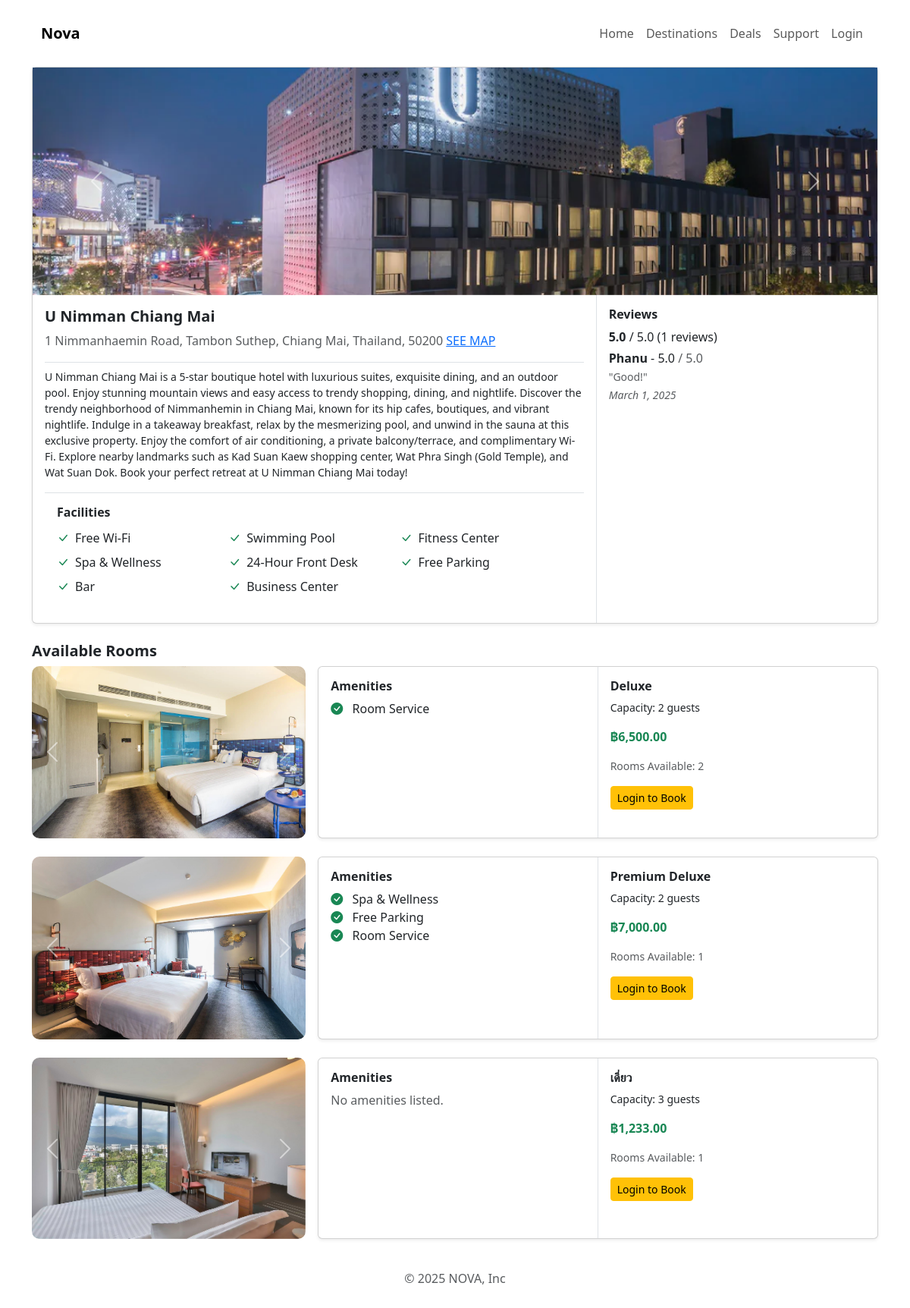
/views/hotel-details.php?hotel_id=3, run on an earlier commit of the app's database.
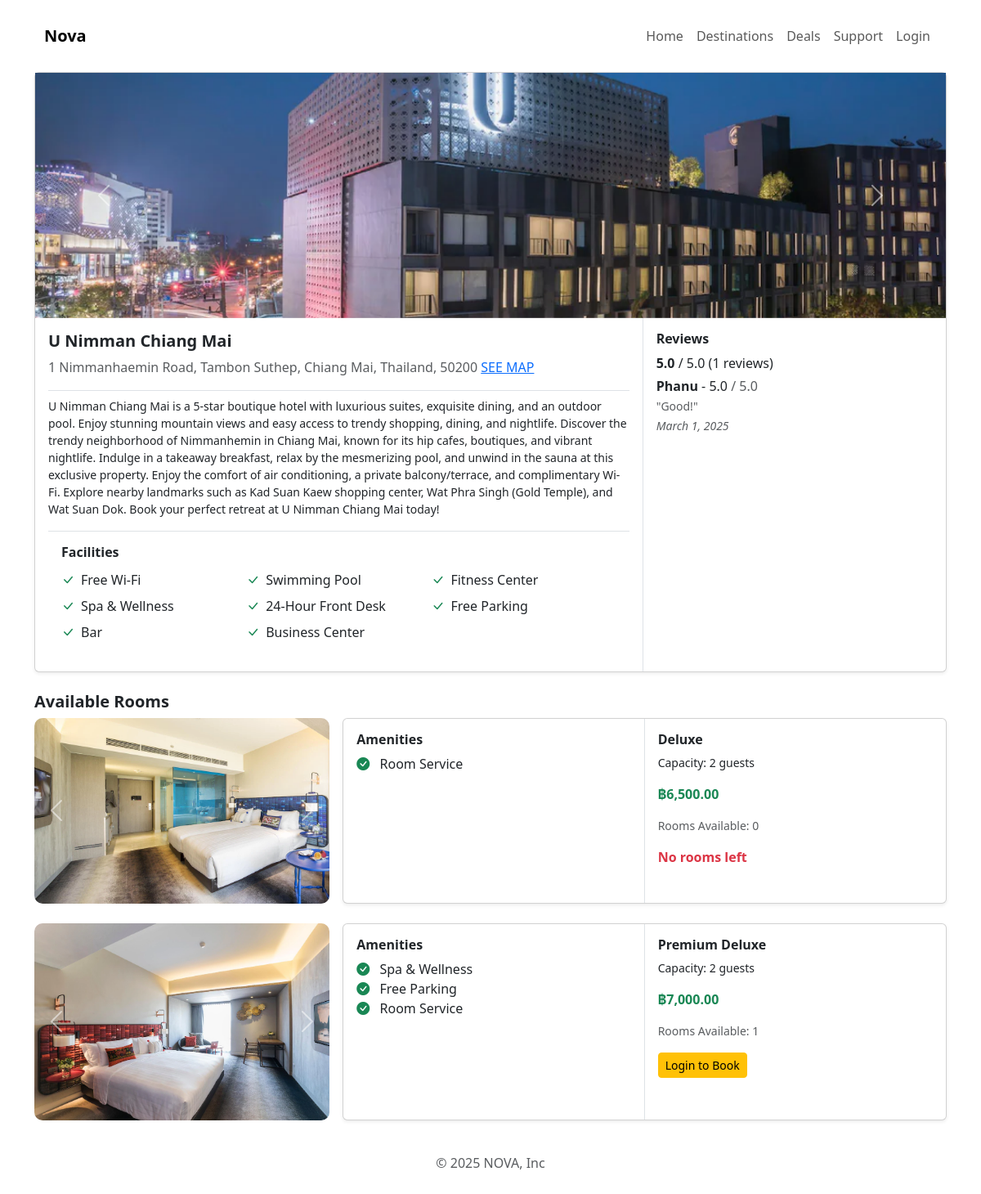
And on a later commit of the database.
### tables this page shows
CREATE TABLE `reviews` (
  `id` int(11) NOT NULL,
  `hotel_id` int(11) NOT NULL,
  `user_id` int(11) NOT NULL,
  `rating` decimal(2,1) DEFAULT NULL CHECK (`rating` between 1.0 and 5.0),
  `review_text` text DEFAULT NULL,
  `created_at` timestamp NOT NULL DEFAULT current_timestamp()
);

CREATE TABLE `users` (
  `id` int(11) NOT NULL,
  `name` varchar(100) NOT NULL,
  `email` varchar(150) NOT NULL,
  `password` varchar(255) NOT NULL,
  `phone` varchar(20) DEFAULT NULL,
  `created_at` timestamp NOT NULL DEFAULT current_timestamp(),
  `role` enum('admin','hotel_owner','user') NOT NULL DEFAULT 'user'
);

CREATE TABLE `room_types` (
  `id` int(11) NOT NULL,
  `hotel_id` int(11) NOT NULL,
  `name` varchar(100) NOT NULL,
  `description` text DEFAULT NULL,
  `capacity` int(11) DEFAULT 2,
  `base_price` decimal(10,2) NOT NULL,
  `created_at` timestamp NOT NULL DEFAULT current_timestamp()
);

### partials/room-query.php (called while the page is built)
<?php
$hotel_id = isset($_GET["hotel_id"]) ? intval($_GET["hotel_id"]) : 0;
if ($hotel_id > 0) {
    $stmt = $pdo->prepare("
        SELECT
            rt.id, rt.name, rt.capacity, rt.base_price,
            (SELECT COUNT(*) FROM rooms r WHERE r.room_type_id = rt.id AND r.status = 'available') AS available_rooms,
            COALESCE(
                (SELECT (rt.base_price - (rt.base_price * (d.discount_percentage / 100)))
                 FROM discounts d
                 WHERE d.hotel_id = rt.hotel_id
                 AND d.room_type_id = rt.id
                 AND d.status = 'active'
                 LIMIT 1),
                rt.base_price
            ) AS discounted_price
        FROM room_types rt
        WHERE rt.hotel_id = ?
    ");
    $stmt->execute([$hotel_id]);
    $rooms = $stmt->fetchAll(PDO::FETCH_ASSOC);
    $room_images = [];
    $stmt = $pdo->prepare("SELECT room_types_id, image_url FROM room_type_images WHERE hotel_id = ?");
    $stmt->execute([$hotel_id]);
    $images = $stmt->fetchAll(PDO::FETCH_ASSOC);
    foreach ($images as $img) {
        $room_images[$img['room_types_id']][] = $img['image_url'];
    }
    $room_amenities = [];
    $stmt = $pdo->prepare("
        SELECT rta.room_type_id, a.name
        FROM room_type_amenities rta
        INNER JOIN amenities a ON rta.amenity_id = a.id
        WHERE rta.hotel_id = ?
    ");
    $stmt->execute([$hotel_id]);
    $amenities = $stmt->fetchAll(PDO::FETCH_ASSOC);
    foreach ($amenities as $am) {
        $room_amenities[$am['room_type_id']][] = $am['name'];
    }
}
?>

### views/hotel-details.php (the view, shortened to what the changed rows need)
<?php
require_once("../partials/header.php");
require_once("../config/db.php");
$hotel_id = isset($_GET['hotel_id']) ? intval($_GET['hotel_id']) : 0;
if ($hotel_id > 0) {
    $stmt = $pdo->prepare("SELECT name, address, city, state, country, zip_code, map_url, description FROM hotels WHERE id = ?");
    $stmt->execute([$hotel_id]);
    $hotel = $stmt->fetch(PDO::FETCH_ASSOC);
    $stmt = $pdo->prepare("SELECT image_url FROM hotel_images WHERE hotel_id = ? LIMIT 3");
    $stmt->execute([$hotel_id]);
    $images = $stmt->fetchAll(PDO::FETCH_COLUMN);
    $stmt = $pdo->prepare("SELECT a.name FROM amenities a INNER JOIN hotel_amenities ha ON a.id = ha.amenity_id WHERE ha.hotel_id = ?");
    $stmt->execute([$hotel_id]);
    $amenities = $stmt->fetchAll(PDO::FETCH_COLUMN);
    $stmt = $pdo->prepare("SELECT AVG(rating) as avg_rating, COUNT(id) as total_reviews FROM reviews WHERE hotel_id = ?");
    $stmt->execute([$hotel_id]);
    $review_stats = $stmt->fetch(PDO::FETCH_ASSOC);
    $stmt = $pdo->prepare("
        SELECT u.name AS reviewer_name, r.review_text, r.rating, r.created_at
        FROM reviews r
        INNER JOIN users u ON r.user_id = u.id
        WHERE r.hotel_id = ?
        AND r.rating > 4.5
        ORDER BY r.rating DESC, r.created_at DESC
    ");
    $stmt->execute([$hotel_id]);
    $good_reviews = $stmt->fetchAll(PDO::FETCH_ASSOC);
}
?>
<main>
    <?php if (!empty($hotel)): ?>
        <div class="card shadow-sm mb-4">
            <?php include '../partials/hotel-images.php'; ?>
            <div class="row g-0">
                <div class="col-md-8">
                    <div class="card-body">
                        <?php include '../partials/hotel-facilities.php'; ?>
                    </div>
                </div>
                <div class="col-md-4 border-start">
                    <?php include '../partials/hotel-reviews.php'; ?>
                </div>
            </div>
        </div>
    <?php else: ?>
        <div class="alert alert-danger">Hotel details not found.</div>
    <?php endif; ?>
    <?php include '../partials/room-query.php'; ?>
    <?php if (!empty($rooms)) : ?>
        <div class="mt-3">
            <div class="row row-cols-1 g-4">
                <?php foreach ($rooms as $room) : ?>
                    <?php include '../partials/room-card.php'; ?>
                <?php endforeach; ?>
            </div>
        </div>
    <?php else : ?>
        <div class="alert alert-danger mt-3">No rooms available for this hotel.</div>
    <?php endif; ?>
</main>
<?php require_once("../partials/footer.php"); ?>

### partials/hotel-images.php (shortened to what the changed rows need)
<?php if (!empty($images)): ?>
    <div id="hotelCarousel" class="carousel slide" data-bs-ride="carousel">
        <div class="carousel-inner">
            <?php foreach ($images as $index => $image): ?>
                <div class="carousel-item <?= $index === 0 ? 'active' : '' ?>">
                    <img src="<?= htmlspecialchars($image) ?>" class="d-block w-100" style="max-height: 300px; object-fit: cover;" alt="<?= htmlspecialchars($hotel['name']) ?>">
                </div>
            <?php endforeach; ?>
        </div>
    </div>
<?php else: ?>
    <img src="default-image.jpg" class="d-block w-100" style="max-height: 300px; object-fit: cover;" alt="No Image Available">
<?php endif; ?>

### partials/hotel-facilities.php (shortened to what the changed rows need)
<?php if (!empty($amenities)): ?>
    <div class="card-body border-top mt-3">
        <div class="row g-0">
            <?php foreach ($amenities as $amenity): ?>
                <div class="col-6 col-md-4 d-flex align-items-center py-1">
                    <i class="bi bi-check-lg me-2 text-success"></i>
                    <span><?= htmlspecialchars($amenity) ?></span>
                </div>
            <?php endforeach; ?>
        </div>
    </div>
<?php endif; ?>

### partials/hotel-reviews.php (shortened to what the changed rows need)
<div class="card-body">
    <?php if ($review_stats['total_reviews'] > 0): ?>
        <?php if (!empty($good_reviews)): ?>
            <ul class="list-unstyled">
                <?php foreach ($good_reviews as $review): ?>
                    <li class="mb-3">
                        <strong><?= htmlspecialchars($review['reviewer_name']) ?></strong>
                        - <?= number_format($review['rating'], 1) ?> <span class="text-muted">/ 5.0</span>
                        <br>
                        <small class="text-muted">
                            "<?= htmlspecialchars($review['review_text']) ?>"
                        </small>
                        <br>
                        <small class="text-muted fst-italic">
                            <?= date("F j, Y", strtotime($review['created_at'])) ?>
                        </small>
                    </li>
                <?php endforeach; ?>
            </ul>
        <?php else: ?>
            <p class="text-muted">No highly rated reviews available.</p>
        <?php endif; ?>
    <?php else: ?>
        <p class="text-muted">No reviews yet.</p>
    <?php endif; ?>
</div>

### partials/room-card.php (shortened to what the changed rows need)
<div class="col">
    <div class="row g-3">
        <div class="col-md-4 d-flex align-items-stretch">
            <div class="rounded overflow-hidden w-100 h-100">
                <?php if (!empty($room_images[$room['id']])) : ?>
                    <div id="carouselRoom<?= $room['id']; ?>" class="carousel slide h-100" data-bs-ride="carousel">
                        <div class="carousel-inner h-100">
                            <?php foreach ($room_images[$room['id']] as $index => $img) : ?>
                                <div class="carousel-item <?= $index === 0 ? 'active' : ''; ?> h-100">
                                    <img src="<?= htmlspecialchars($img); ?>" class="d-block w-100 h-100"
                                         style="object-fit: cover; border-radius: 10px;">
                                </div>
                            <?php endforeach; ?>
                        </div>
                        <button class="carousel-control-prev" type="button" data-bs-target="#carouselRoom<?= $room['id']; ?>" data-bs-slide="prev">
                            <span class="carousel-control-prev-icon" aria-hidden="true"></span>
                        </button>
                        <button class="carousel-control-next" type="button" data-bs-target="#carouselRoom<?= $room['id']; ?>" data-bs-slide="next">
                            <span class="carousel-control-next-icon" aria-hidden="true"></span>
                        </button>
                    </div>
                <?php else: ?>
                    <img src="assets/img/no-image.jpg" class="img-fluid w-100 h-100"
                         style="object-fit: cover; border-radius: 10px;">
                <?php endif; ?>
            </div>
        </div>
        <div class="col-md-8">
            <div class="card h-100 shadow-sm">
                <div class="row g-0 h-100">
                    <div class="col-md-6 border-end">
                        <div class="card-body">
                            <h6 class="fw-bold">Amenities</h6>
                            <?php if (!empty($room_amenities[$room['id']])) : ?>
                                <ul class="list-unstyled">
                                    <?php foreach ($room_amenities[$room['id']] as $amenity) : ?>
                                        <li><i class="bi bi-check-circle-fill text-success me-2"></i> <?= htmlspecialchars($amenity); ?></li>
                                    <?php endforeach; ?>
                                </ul>
                            <?php else: ?>
                                <p class="text-muted">No amenities listed.</p>
                            <?php endif; ?>
                        </div>
                    </div>
                    <div class="col-md-6">
                        <div class="card-body">
                            <h6 class="card-title fw-bold"><?= htmlspecialchars($room["name"]); ?></h6>
                            <p class="small">Capacity: <?= $room["capacity"]; ?> guests</p>
                            <?php if ($room['discounted_price'] < $room['base_price']) : ?>
                                <p class="fw-bold">
                                    <span class="text-danger text-decoration-line-through">
                                        ฿<?= number_format($room["base_price"], 2); ?>
                                    </span>
                                    <span class="text-success">
                                        ฿<?= number_format($room["discounted_price"], 2); ?>
                                    </span>
                                </p>
                            <?php else: ?>
                                <p class="fw-bold text-success">฿<?= number_format($room["base_price"], 2); ?></p>
                            <?php endif; ?>
                            <p class="text-muted small">Rooms Available: <?= $room['available_rooms']; ?></p>
                            <?php if ($room['available_rooms'] > 0): ?>
                                <?php if (isset($_SESSION['user_id'])): ?>
                                    <a href="booking.php?room_types_id=<?= $room['id']; ?>&hotel_id=<?= $hotel_id; ?>" class="btn btn-primary btn-sm">
                                        Book now
                                    </a>
                                <?php else: ?>
                                    <a href="login.php" class="btn btn-warning btn-sm">
                                        Login to Book
                                    </a>
                                <?php endif; ?>
                            <?php else: ?>
                                <p class="text-danger fw-bold">No rooms left</p>
                            <?php endif; ?>
                        </div>
                    </div>
                </div>
            </div>
        </div>
    </div>
</div>

What changed in the data, as far as the page shows it:
removed room_types: shows a picture, shows "No amenities listed.", name "เดี่ยว", capacity "3", base_price "1,233.00", available_rooms "1", shows "Login to Book"
computed for room_types "Deluxe": available_rooms "2" → "0"; text "Login to Book" → "No rooms left"
